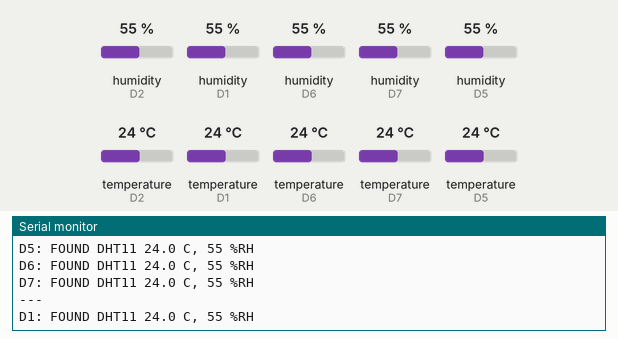
Simulated run of this sketch. Board: ESP8266 (NodeMCU). On the bench: the last lines printed to the serial monitor. Inputs (shaded band) come from the test bench; at power-on: humidity (sensors on D2, D1, D6, D7, D5) 55 %, temperature (sensors on D2, D1, D6, D7, D5) 24 °C.

Above: at 12.9 s.
13.0 s: humidity (sensor on D2) set to 22 %
At 20.6 s:
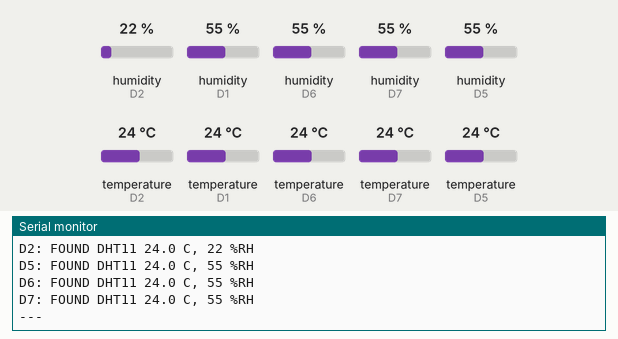
22.1 s: humidity (sensor on D1) set to 22 %
At 23.0 s:
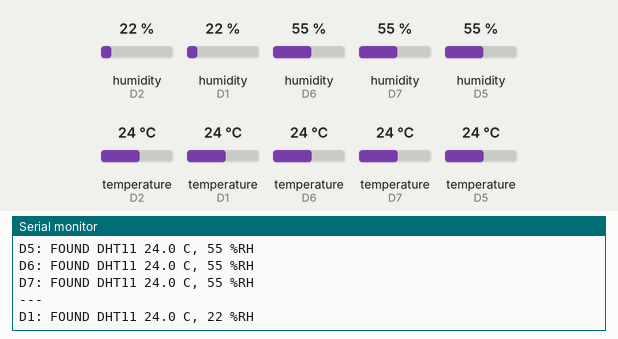
31.2 s: humidity (sensor on D6) set to 22 %
At 34.9 s:
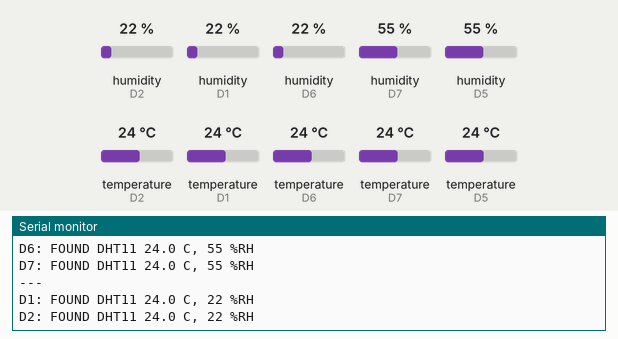
40.3 s: humidity (sensor on D7) set to 22 %
At 40.8 s:
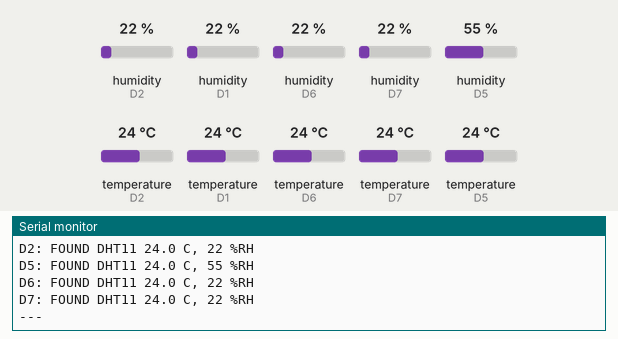
49.4 s: humidity (sensor on D5) set to 22 %
At 53.9 s:
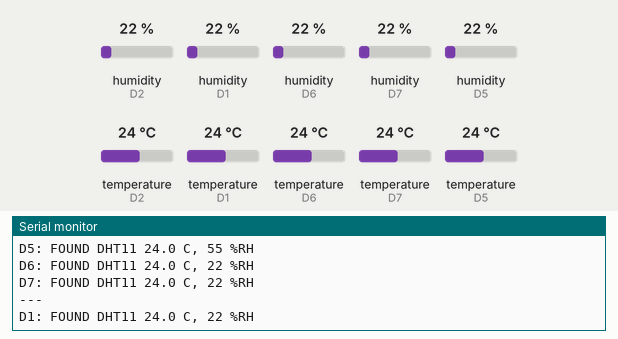
58.5 s: temperature (sensor on D2) set to 12 °C
At 59.9 s:
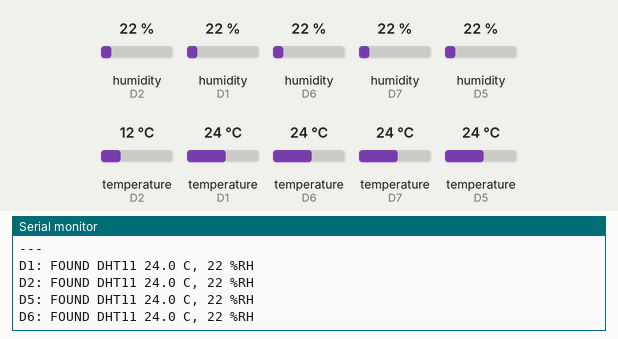
Timing chart, 0 to 61.5 s (numbered marks = the images above; inputs shaded):
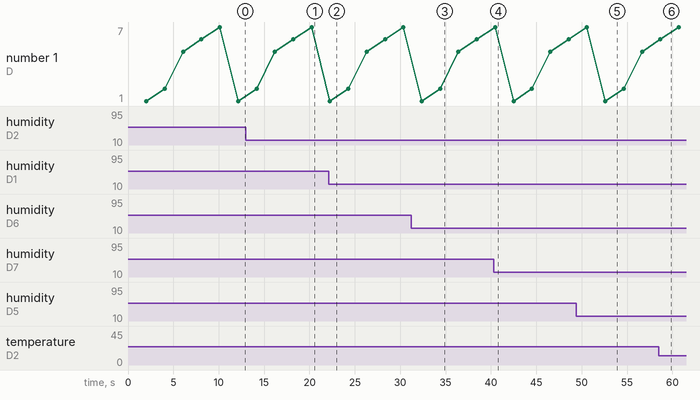

The sketch:

dht_scan.ino
```cpp
// Tries a DHT11 on each safe NodeMCU pin to find where DAT is connected

#include <DHT.h>

const int PINS[] = {D1, D2, D5, D6, D7};
const char *NAMES[] = {"D1", "D2", "D5", "D6", "D7"};

void setup() {
  Serial.begin(115200);
}

void loop() {
  for (int i = 0; i < 5; i++) {
    DHT dht(PINS[i], DHT11);
    dht.begin();
    delay(2000);
    float t = dht.readTemperature();
    float h = dht.readHumidity();
    if (isnan(t) || isnan(h)) Serial.printf("%s: no DHT11\n", NAMES[i]);
    else Serial.printf("%s: FOUND DHT11 %.1f C, %.0f %%RH\n", NAMES[i], t, h);
  }
  Serial.println("---");
}
```

Measured:
- after the input at 13.0 s, the serial monitor: prints a new line after 1.2 s (image 1)
- after the input at 22.1 s, the serial monitor: prints a new line after 0.16 s (image 2)
- after the input at 40.3 s, the serial monitor: prints a new line after 0.17 s (image 4)
